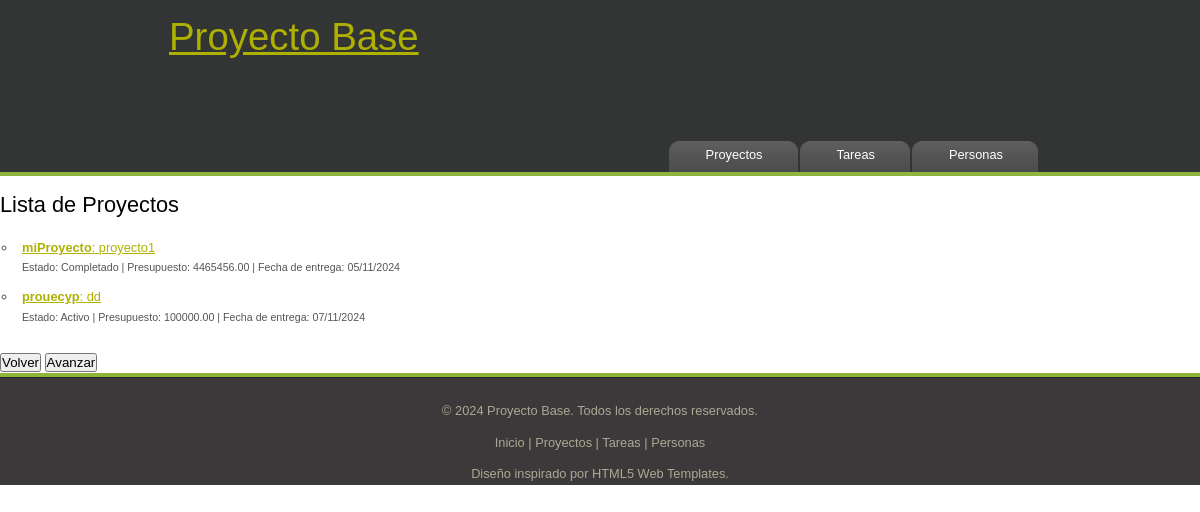
The app's page /appGP/listadoDeProyectos/, older data.
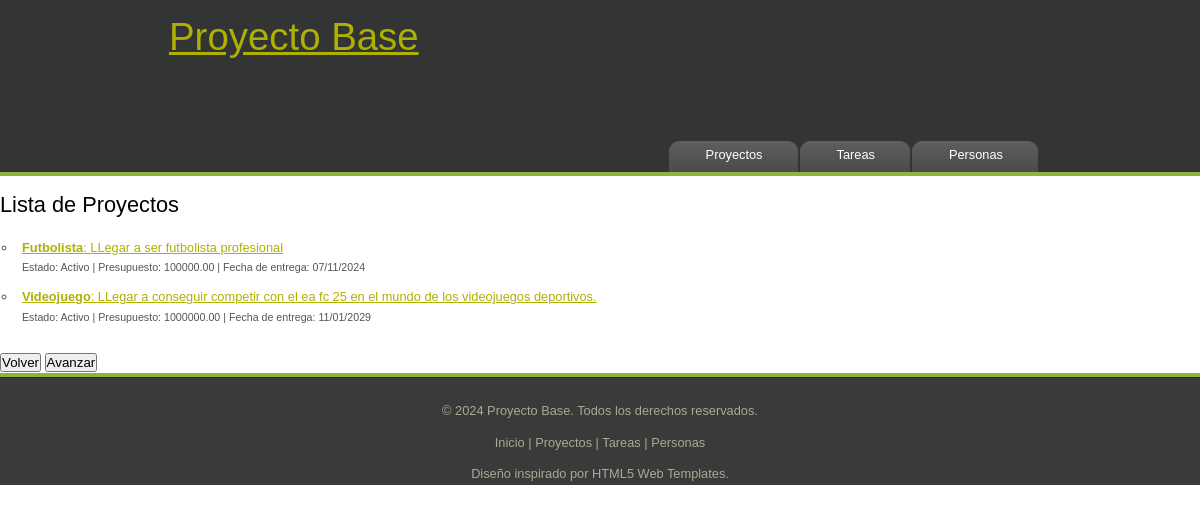
The same page, newer data.
### appGP/models.py (models this page shows, shortened)
class Proyecto(models.Model):
    nombre = models.CharField(max_length=100)
    descripcion = models.TextField()
    fecha_creacion = models.DateField()
    fecha_entrega = models.DateField(null=True, blank=True)
    presupuesto = models.DecimalField(max_digits=100, decimal_places=2, null=True, blank=True)
    estado = models.CharField(
        max_length=50,
        choices=[('active', 'Activo'), ('completed', 'Completado'), ('paused', 'En pausa')],
        default='active'
    )

### appGP/views.py (the view)
# urls.py: path('listadoDeProyectos/', views.listadeProyectos, name='listaP'),
def listadeProyectos(request):
    proyectos = Proyecto.objects.all()
    return render(request, 'listaProyectos.html', {'proyectos': proyectos})

### appGP/templates/listaProyectos.html
{% extends "base.html" %}
{% block menu %}
    <ul id="menu">
        <li><a href="{% url 'listaP' %}">Proyectos</a></li>
        <li><a href="{% url 'listaT' %}">Tareas</a></li>
        <li><a href="{% url 'listaPer' %}">Personas</a></li>
    </ul>
{% endblock  %}
{% block title %}
    <h1>Lista de Proyectos</h1>
{% endblock %}
{% block content %}
    <ul>
        {% for pro in proyectos %}
        <li>
            <a href="{% url 'detalleProyecto' pro.id %}">
                <strong>{{ pro.nombre }}</strong>: {{ pro.descripcion }}
            </a>
            <br>
            <small>
                Estado: {{ pro.get_estado_display }} |
                Presupuesto: {{ pro.presupuesto|default:"No definido" }} |
                Fecha de entrega: {{ pro.fecha_entrega|date:"d/m/Y" }}
            </small>
        </li>
        {% endfor %}
    </ul>
{% endblock %}

Row changes from the older to the newer data that the page shows:
removed Proyecto: nombre "miProyecto", descripcion "proyecto1", estado "Completado", presupuesto "4465456.00", fecha_entrega "05/11/2024"
changed Proyecto: nombre "prouecyp" → "Futbolista"; descripcion "dd" → "LLegar a ser futbolista profesional"
added Proyecto: nombre "Videojuego", descripcion "LLegar a conseguir competir con el ea fc 25 en el mundo de los videojuegos deportivos.", estado "Activo", presupuesto "1000000.00", fecha_entrega "11/01/2029"
